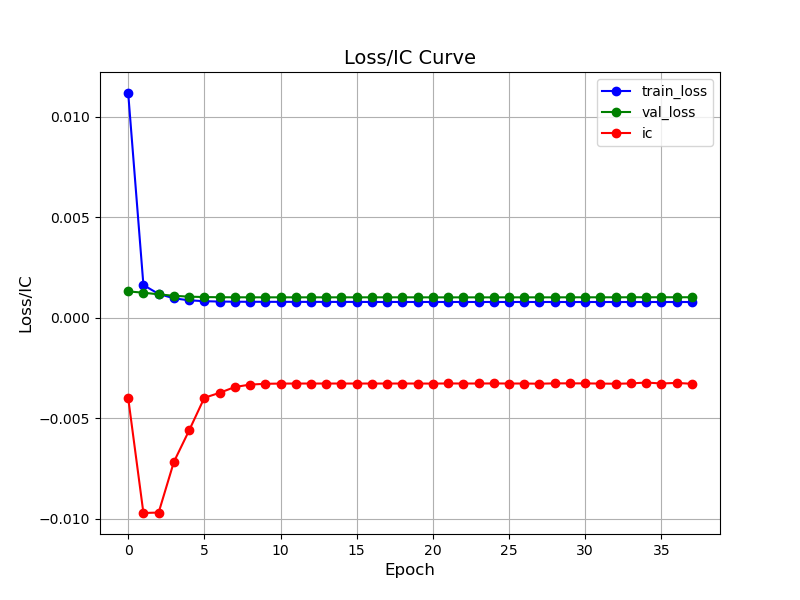

Source code (Python):
import os
import pandas as pd
import numpy as np
from sklearn.model_selection import train_test_split
import matplotlib.pyplot as plt
from model_1 import *
from data.generate_data import create_data, normalize
import torch
import torch.nn as nn
import torch.nn.functional as F
import torch.optim as optim
from scipy.stats import spearmanr  
from torch.optim.lr_scheduler import ReduceLROnPlateau

device = torch.device("cuda" if torch.cuda.is_available() else "cpu")

# 设定数据量
n_company = 110
num_days = 1002  # 股价天数
num_features = 6  # 每个时间点有6个特征（如开盘价、收盘价等）
time_window = 20

# 定义超参数，后继需要进一步调整！！
beta = 5e-10
theta = 0.001
epochs = 10
batch_size = n_company
learning_rate = 0.0001
hidden_dim1 = 768
hidden_dim2 = 256
hidden_dim3=128
hidden_dim4=64
dropout = 0.5
# # 调整 beta 和 theta 值，增加其对依赖性和协同关系的惩罚
# beta = 1e-6
# theta = 0.01
# num_layers = 2

## 获取股票数据 
folder_path = '/root/firsttry/CMIN/CMIN-US/price/processed/'

## 获取文件夹中所有文件的文件名
file_list = [f for f in os.listdir(folder_path) if f.endswith('.txt')]

## 初始化一个空的DataFrame用于存储合并后的数据
all_data = pd.DataFrame()

##迭代每个文件，读取文件并添加文件名列
for file_name in file_list:
    file_path = os.path.join(folder_path, file_name)
    df = pd.read_csv(file_path, sep='\t', header=None, names=['dt', 'open', 'high', 'low', 'close', 'adj close', 'volume'])  # 读取文件
    df['code'] = file_name[0:-4]  # 在DataFrame中添加一列，用于存储文件名
    all_data = pd.concat([all_data, df], ignore_index=True)  # 合并当前文件数据到总数据

# 保存合并后的DataFrame为pkl文件 (num_stock*num_features, index+file_name+num_features+)
output_path = 'my_data.pkl'
all_data.to_pickle(output_path)

#  初始化一个空的三维数组，用于存储股价数据
stock_data = np.zeros((n_company, num_days, num_features))

#  将数据加载到stock_data中
for i, stock_code in enumerate(all_data['code'].unique()):
    stock_data[i] = all_data[all_data['code'] == stock_code].iloc[:, 1:7].values

# # 数据归一化(单只股票)
# normalized_data = np.zeros_like(stock_data)
# for company_index in range(stock_data.shape[0]):  # 遍历所有公司
#     for features_index in range(stock_data.shape[2]):  # 遍历所有股票类型
#         stock_data_single_company = stock_data[company_index, :, features_index]
        
#         # Min-Max 归一化
#         min_val = np.min(stock_data_single_company)
#         max_val = np.max(stock_data_single_company)
        
#         normalized_data[company_index, :, features_index] = (stock_data_single_company - min_val) / (max_val - min_val)
# stock_data = normalized_data

# 数据归一化(整体进行归一)
normalized_data = np.zeros_like(stock_data)
for features_index in range(stock_data.shape[2]):  
    # 提取所有公司和所有天数的当前股票类型数据
    stock_type_data = stock_data[:, :, features_index]  
    
    # 计算全局最大值和最小值
    global_min = np.min(stock_type_data)
    global_max = np.max(stock_type_data)
    
    # 对该股票类型进行 Min-Max 归一化
    normalized_data[:, :, features_index] = (stock_type_data - global_min) / (global_max - global_min)
stock_data = normalized_data

# 获取结构邻接矩阵
correlation_path="/root/firsttry/data/topology_matrix.csv"
correlation_matrix = pd.read_csv(correlation_path)
sadj = correlation_matrix.iloc[0:n_company, 1:(n_company+1)].values
sadj[abs(sadj) < 0.3] = 0  # 将相关系数小于0.3的边删除
sadj = torch.tensor(sadj, dtype=torch.float32) 
sadj = sadj + sadj.T.mul(sadj.T > sadj) - sadj.mul(sadj.T > sadj)
sadj = normalize(sadj + torch.eye(sadj.size(0), dtype=torch.float32))
sadj = torch.from_numpy(sadj)

# 创建训练数据集和测试集
batch_data_list = create_data(stock_data, sadj, window=time_window)
train_data, temp_data = train_test_split(batch_data_list, test_size=0.4, random_state=42)
val_data, test_data = train_test_split(temp_data, test_size=0.5, random_state=42)

# 定义损失函数
def common_loss(emb1, emb2):
    emb1 = emb1 - torch.mean(emb1, dim=0, keepdim=True)
    emb2 = emb2 - torch.mean(emb2, dim=0, keepdim=True)
    emb1 = torch.nn.functional.normalize(emb1, p=2, dim=1)
    emb2 = torch.nn.functional.normalize(emb2, p=2, dim=1)
    cov1 = torch.matmul(emb1, emb1.t())
    cov2 = torch.matmul(emb2, emb2.t())
    cost = torch.mean((cov1 - cov2)**2)
    return cost

def loss_dependence(emb1, emb2, dim):
    R = torch.eye(dim).cuda() - (1/dim) * torch.ones(dim, dim).cuda()
    K1 = torch.mm(emb1, emb1.t())
    K2 = torch.mm(emb2, emb2.t())
    RK1 = torch.mm(R, K1)
    RK2 = torch.mm(R, K2)
    HSIC = torch.trace(torch.mm(RK1, RK2))
    return HSIC

# 计算 IC, RankIC, ICIR, RankICIR
def calculate_metrics(list1, list2):
   
    values1 = [t.item() for t in list1]
    values2 = [t.item() for t in list2]
    
    # 如果预测值和真实值完全相同，直接返回 IC 和 RankIC 为 1（完美相关）
    if np.allclose(values1, values2):
        return 1.0, 1.0, 1.0, 1.0
    
    # 计算IC
    ic = np.corrcoef(values1, values2)[0, 1] if np.std(values1) != 0 else np.nan # 使用 NumPy 的 corrcoef 函数
   
    # 如果相关系数不可用（例如，返回 NaN），则返回 0
    if np.isnan(ic):
        ic = 0
    
    # 计算RankIC
    rank_ic, _ = spearmanr(values1, values2)  # 使用 SciPy 的 spearmanr 函数
    if np.isnan(rank_ic):
        rank_ic = 0

    # 计算 ICIR 和 RankICIR
    ic_std = np.std(np.array(values1) - np.array(values2))  # IC 标准差
    rank_ic_std = np.std(np.argsort(values1) - np.argsort(values2))  # RankIC 标准差

    icir = ic / ic_std if ic_std != 0 else np.nan  # 防止除以零
    rankicir = rank_ic / rank_ic_std if rank_ic_std != 0 else np.nan  # 防止除以零

    return ic, rank_ic, icir, rankicir

# 定义训练模型
def train_model(model, train_data, val_data, epochs, lr, beta, theta):
    print("Training...")
    optimizer = optim.Adam(model.parameters(), lr, weight_decay=5e-3)
    scheduler = ReduceLROnPlateau(optimizer, 'min', patience=3, factor=0.5)
   
    # 创建一个列表来存储每个epoch的损失值
    loss_values = []
    val_loss_values = []  # 存储验证集的损失
    IC = []

    for epoch in range(epochs):
        model.train()
        epoch_loss = 0.0
        epoch_ic = []  # 每个epoch记录的IC值列表
        for i in train_data:
            x, edge_index, edge_attr, y, fadj, sadj= i[0], i[1], i[2], i[3], i[4], i[5]
            y_pred, emb1, com1, com2, emb2, emb= model(x, sadj, fadj, edge_index)
            optimizer.zero_grad()
            y=y.view(-1,1)

            # 模型预测
            n = emb1.size(0)
            mse_loss = F.mse_loss(y_pred, y)
            # mae_loss = F.l1_loss(y_pred, y)
            # rmse_loss = torch.sqrt(mse_loss)
            # mape_loss = torch.mean(torch.abs((y - y_pred) / (y + 1e-8))) * 100
            loss_dep = (loss_dependence(emb1, com1, n) + loss_dependence(emb2, com2, n))/2
            loss_com = common_loss(com1,com2)
            loss = mse_loss + beta * loss_dep + theta * loss_com
            ic, rank_ic, icir, rankicir = calculate_metrics(y_pred, y)
            epoch_loss += loss.item()

            if not np.isnan(ic):
                epoch_ic.append(ic)  # 记录每个batch的IC

            loss.backward()
            optimizer.step()

        # 平均损失
        avg_loss = epoch_loss / len(train_data)
        loss_values.append(avg_loss)
        # 验证集评估
        val_loss = evaluate_model(model, val_data, beta, theta)
        val_loss_values.append(val_loss)
        
        # 计算每个epoch的IC平均值
        if epoch_ic:
            avg_ic = np.nanmean(epoch_ic)
        else:
            avg_ic = np.nan
        IC.append(avg_ic)  # 将每个epoch的IC值添加到IC列表

        scheduler.step(val_loss)  # 传入验证损失进行学习率调整

        # 输出每个epoch的训练损失和验证损失
        print(f'Epoch {epoch + 1}/{epochs}, Training Loss: {avg_loss:.4f}, Validation Loss: {val_loss:.4f},IC: {avg_ic:.4f}')
        
    return loss_values, val_loss_values, IC

# 模型验证
def evaluate_model(model, val_data, beta, theta):
    model.eval()  # 切换到评估模式
    val_loss = 0.0
    with torch.no_grad():  # 在验证时不需要梯度计算
        for i in val_data:
            x, edge_index, edge_attr, y, fadj, sadj = i[0], i[1], i[2], i[3], i[4], i[5]
            y_pred, emb1, com1, com2, emb2, emb = model(x, sadj, fadj, edge_index)
            
            y = y.view(-1, 1)
            
            # 模型预测
            n = emb1.size(0)
            mse_loss = F.mse_loss(y_pred, y)
            # mae_loss = F.l1_loss(y_pred, y)
            # rmse_loss = torch.sqrt(mse_loss)
            # mape_loss = torch.mean(torch.abs((y - y_pred) / (y + 1e-8))) * 100
            loss_dep = (loss_dependence(emb1, com1, n) + loss_dependence(emb2, com2, n))/2
            loss_com = common_loss(com1,com2)
            
            # 计算验证集损失
            loss = mse_loss + beta * loss_dep + theta * loss_com
            val_loss += loss.item()
    
    # 返回验证集平均损失
    avg_val_loss = val_loss / len(val_data)
    return avg_val_loss


# 模型测试
def test_model(model, test_data):
    print("Testing...")
    model.eval()
    mse_total_loss = 0.0
    mae_total_loss = 0.0
    rmse_total_loss = 0.0
    mape_total_loss = 0.0
    pred_values = []
    target_values = []
    with torch.no_grad():
        for i in test_data:
            x, edge_index, edge_attr, y, fadj, sadj= i[0], i[1], i[2], i[3], i[4], i[5]
            y_pred, emb1, com1, com2, emb2, emb= model(x, sadj, fadj, edge_index)
            y = y.view(-1, 1)
            mse_loss = F.mse_loss(y_pred, y)
            mae_loss = F.l1_loss(y_pred, y)
            rmse_loss = torch.sqrt(mse_loss)
            non_zero_mask = y != 0  # 过滤掉真实值为零的样本
            mape_loss = torch.mean(torch.abs((y[non_zero_mask] - y_pred[non_zero_mask]) / (y[non_zero_mask] + 1e-8))) * 100
            mse_total_loss += mse_loss.item()
            mae_total_loss += mae_loss.item()
            rmse_total_loss += rmse_loss.item()
            mape_total_loss += mape_loss.item()
            pred_values.append(y_pred)
            target_values.append(y)
    # 拼接所有预测值和目标值
    pred_values = torch.cat(pred_values, dim=0)
    target_values = torch.cat(target_values, dim=0)
    print(f"main_test mse_loss: {mse_total_loss / len(test_data)}")
    print(f"main_test mae_loss: {mae_total_loss / len(test_data)}")
    print(f"main_test rmse_loss: {rmse_total_loss / len(test_data)}")
    print(f"main_test mape_loss: {mape_total_loss / len(test_data)}")
    return pred_values, target_values

if __name__ == "__main__":
    print("main.py is being run directly")
    # 创建模型
    model = SFGCN(input_dim = time_window, hidden_dim1 = hidden_dim1, hidden_dim2 = hidden_dim2, hidden_dim3=hidden_dim3, hidden_dim4=hidden_dim4, dropout = dropout).to(device)

    # 训练模型
    loss_values, val_loss_values, IC = train_model(model, train_data, val_data, epochs=epochs, lr=learning_rate, beta=beta, theta=theta)

    # 绘制训练时的损失曲线
    epochs_range = range(epochs)
    plt.figure(figsize=(8, 6))
    plt.plot(epochs_range, loss_values, marker='o', linestyle='-', color='b', label='train_loss')
    plt.plot(epochs_range, val_loss_values, marker='o', linestyle='-', color='g', label='val_loss')
    plt.plot(epochs_range, IC, marker='o', linestyle='-', color='r', label='ic')
    plt.title('Loss/IC Curve', fontsize=14)
    plt.xlabel('Epoch', fontsize=12)
    plt.ylabel('Loss/IC', fontsize=12)
    plt.grid(True)
    plt.legend()
    plt.show()
    plt.savefig('main.png')

    # 测试模型
    pred_values, target_values = test_model(model, test_data)
    pred_values, target_values = [t.cpu() for t in pred_values], [t.cpu() for t in target_values]
    
    # 计算评价指标
    ic, rank_ic, icir, rankicir = calculate_metrics(pred_values, target_values)

    # 输出四个评价指标
    print(f'IC: {ic}')
    print(f'RankIC: {rank_ic}')
    print(f'ICIR: {icir}')
    print(f'RankICIR: {rankicir}')

    # 绘制实际值与预测值对比
    plt.figure()
    plt.style.use('ggplot')
    # 创建折线图
    plt.plot(target_values, label='real', color='blue')  # 实际值
    plt.plot(pred_values, label='forecast', color='red', linestyle='--')  # 预测值

    # 增强视觉效果
    plt.grid(True)
    plt.title('real vs forecast')
    plt.ylabel('value')
    plt.legend()
    plt.savefig('main_testing_real_forecast.png')


